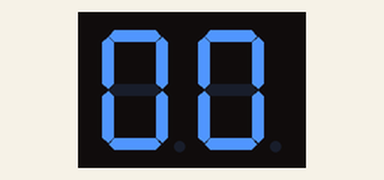
The sketch below on a simulated Arduino Uno, built with avr-gcc and run on an emulated ATmega328P. Parts: 2-digit seven-segment display. Wiring (inferred from the names in the program): 2-digit 7-segment display, segments lit when HIGH: segments pin 2, pin 3, pin 4, pin 5, pin 6, pin 7, pin 8; digit selects pin 9, pin 10. The segment pins are drawn as the display they are named for.

Above: at 0.1 s.
At 6.1 s:
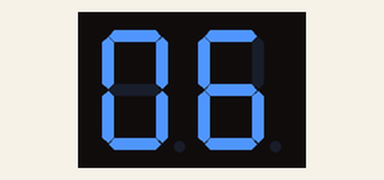
At 10.1 s:
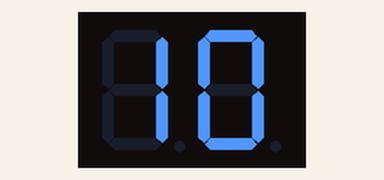
At 19.2 s:
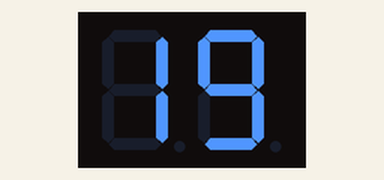
At 28.2 s:
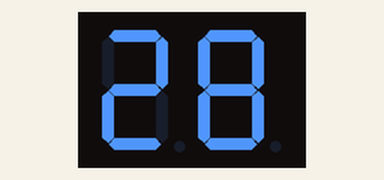
At 38.2 s:
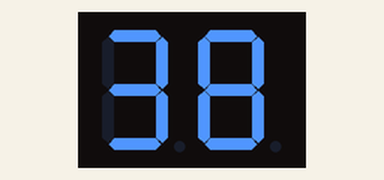

The sketch:

7Segment.ino
```cpp
// Segment pins (a, b, c, d, e, f, g)
const int segmentPins[7] = {2, 3, 4, 5, 6, 7, 8};

// Digit enable pins for the two displays
int digit1 = 9;  // Tens place
int digit2 = 10; // Ones place

// Digit-to-segment mapping (common cathode)
const byte digits[10][7] = {
  {1, 1, 1, 1, 1, 1, 0}, // 0
  {0, 1, 1, 0, 0, 0, 0}, // 1
  {1, 1, 0, 1, 1, 0, 1}, // 2
  {1, 1, 1, 1, 0, 0, 1}, // 3
  {0, 1, 1, 0, 0, 1, 1}, // 4
  {1, 0, 1, 1, 0, 1, 1}, // 5
  {1, 0, 1, 1, 1, 1, 1}, // 6
  {1, 1, 1, 0, 0, 0, 0}, // 7
  {1, 1, 1, 1, 1, 1, 1}, // 8
  {1, 1, 1, 1, 0, 1, 1}  // 9
};

void setup() {
  // Set segment pins as outputs
  for (int i = 0; i < 7; i++) {
    pinMode(segmentPins[i], OUTPUT);
  }
  // Set digit control pins as outputs
  pinMode(digit1, OUTPUT);
  pinMode(digit2, OUTPUT);
}

void displayDigit(int digit, int position) {
  // Set the segments for the digit
  for (int i = 0; i < 7; i++) {
    digitalWrite(segmentPins[i], digits[digit][i]);
  }
  // Enable the correct display
  if (position == 1) { // Tens
    digitalWrite(digit1, LOW);   // Active LOW
    delay(5);
    digitalWrite(digit1, HIGH);
  } else { // Ones
    digitalWrite(digit2, LOW);
    delay(5);
    digitalWrite(digit2, HIGH);
  }
}

void loop() {
  for (int num = 0; num < 100; num++) {
    unsigned long startTime = millis();
    // Show the same number for 1 second using multiplexing
    while (millis() - startTime < 1000) {
      int tens = num / 10;
      int ones = num % 10;
      displayDigit(tens, 1);
      displayDigit(ones, 2);
    }
  }
}
```

Measured:
- what the display in image 0 shows lasts 1.1 s, from 0.0 s to 1.1 s
